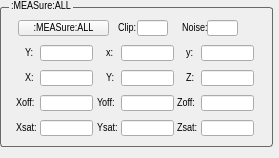
     <widget class="QWidget" name="widget_03_measure_all" native="true">
      <property name="geometry">
       <rect>
        <x>9</x>
        <y>260</y>
        <width>279</width>
        <height>158</height>
       </rect>
      </property>
      <widget class="QGroupBox" name="groupBox_meas_all">
       <property name="geometry">
        <rect>
         <x>0</x>
         <y>0</y>
         <width>273</width>
         <height>147</height>
        </rect>
       </property>
       <property name="font">
        <font>
         <family>Arial Narrow</family>
         <pointsize>8</pointsize>
        </font>
       </property>
       <property name="styleSheet">
        <string notr="true">QGroupBox {

    border: 1px solid gray;
    border-color: #696969;
    border-radius: 3px;
    margin-top: 7px;
}

QGroupBox::title {
    subcontrol-origin: margin;
    left: 9px;
    padding: 0px 1px 0px 1px;
}</string>
       </property>
       <property name="title">
        <string>:MEASure:ALL</string>
       </property>
       <property name="alignment">
        <set>Qt::AlignLeading|Qt::AlignLeft|Qt::AlignVCenter</set>
       </property>
       <widget class="QWidget" name="gridLayoutWidget_10">
        <property name="geometry">
         <rect>
          <x>13</x>
          <y>36</y>
          <width>241</width>
          <height>110</height>
         </rect>
        </property>
        <layout class="QGridLayout" name="gridLayout_3">
         <property name="spacing">
          <number>0</number>
         </property>
         <item row="0" column="2" alignment="Qt::AlignRight">
          <widget class="QLabel" name="label_gain_15">
           <property name="minimumSize">
            <size>
             <width>15</width>
             <height>16</height>
            </size>
           </property>
           <property name="maximumSize">
            <size>
             <width>15</width>
             <height>16</height>
            </size>
           </property>
           <property name="font">
            <font>
             <family>Arial Narrow</family>
             <pointsize>8</pointsize>
            </font>
           </property>
           <property name="text">
            <string>x:</string>
           </property>
          </widget>
         </item>
         <item row="2" column="0" alignment="Qt::AlignRight">
          <widget class="QLabel" name="label_gain_7">
           <property name="minimumSize">
            <size>
             <width>24</width>
             <height>16</height>
            </size>
           </property>
           <property name="maximumSize">
            <size>
             <width>24</width>
             <height>16</height>
            </size>
           </property>
           <property name="font">
            <font>
             <family>Arial Narrow</family>
             <pointsize>8</pointsize>
            </font>
           </property>
           <property name="text">
            <string>Xoff:</string>
           </property>
          </widget>
         </item>
         <item row="0" column="1">
          <widget class="QLineEdit" name="lineEdit_measure_all_Y_2">
           <property name="minimumSize">
            <size>
             <width>53</width>
             <height>16</height>
            </size>
           </property>
           <property name="maximumSize">
            <size>
             <width>53</width>
             <height>16</height>
            </size>
           </property>
           <property name="font">
            <font>
             <family>Arial Narrow</family>
             <pointsize>8</pointsize>
            </font>
           </property>
           <property name="toolTip">
            <string>&lt;html&gt;&lt;head/&gt;&lt;body&gt;&lt;p&gt;&lt;span style=&quot; font-family:Arial Narrow; font-size:9pt; font-weight:600;&quot;&gt;0 - 250.0&lt;/span&gt;&lt;/p&gt;&lt;/body&gt;&lt;/html&gt;</string>
           </property>
           <property name="alignment">
            <set>Qt::AlignLeading|Qt::AlignLeft|Qt::AlignVCenter</set>
           </property>
           <property name="readOnly">
            <bool>true</bool>
           </property>
          </widget>
         </item>
         <item row="2" column="4" alignment="Qt::AlignRight">
          <widget class="QLabel" name="label_gain_9">
           <property name="minimumSize">
            <size>
             <width>24</width>
             <height>16</height>
            </size>
           </property>
           <property name="maximumSize">
            <size>
             <width>24</width>
             <height>16</height>
            </size>
           </property>
           <property name="font">
            <font>
             <family>Arial Narrow</family>
             <pointsize>8</pointsize>
            </font>
           </property>
           <property name="text">
            <string>Zoff:</string>
           </property>
          </widget>
         </item>
         <item row="2" column="5">
          <widget class="QLineEdit" name="lineEdit_measure_all_Zoff">
           <property name="minimumSize">
            <size>
             <width>53</width>
             <height>16</height>
            </size>
           </property>
           <property name="maximumSize">
            <size>
             <width>53</width>
             <height>16</height>
            </size>
           </property>
           <property name="font">
            <font>
             <family>Arial Narrow</family>
             <pointsize>8</pointsize>
            </font>
           </property>
           <property name="toolTip">
            <string>&lt;html&gt;&lt;head/&gt;&lt;body&gt;&lt;p&gt;&lt;span style=&quot; font-family:Arial Narrow; font-size:9pt; font-weight:600;&quot;&gt;0 - 250.0&lt;/span&gt;&lt;/p&gt;&lt;/body&gt;&lt;/html&gt;</string>
           </property>
           <property name="alignment">
            <set>Qt::AlignLeading|Qt::AlignLeft|Qt::AlignVCenter</set>
           </property>
           <property name="readOnly">
            <bool>true</bool>
           </property>
          </widget>
         </item>
         <item row="1" column="5">
          <widget class="QLineEdit" name="lineEdit_measure_all_Z">
           <property name="minimumSize">
            <size>
             <width>53</width>
             <height>16</height>
            </size>
           </property>
           <property name="maximumSize">
            <size>
             <width>53</width>
             <height>16</height>
            </size>
           </property>
           <property name="font">
            <font>
             <family>Arial Narrow</family>
             <pointsize>8</pointsize>
            </font>
           </property>
           <property name="toolTip">
            <string>&lt;html&gt;&lt;head/&gt;&lt;body&gt;&lt;p&gt;&lt;span style=&quot; font-family:Arial Narrow; font-size:9pt; font-weight:600;&quot;&gt;0 - 250.0&lt;/span&gt;&lt;/p&gt;&lt;/body&gt;&lt;/html&gt;</string>
           </property>
           <property name="alignment">
            <set>Qt::AlignLeading|Qt::AlignLeft|Qt::AlignVCenter</set>
           </property>
           <property name="readOnly">
            <bool>true</bool>
           </property>
          </widget>
         </item>
         <item row="0" column="3">
          <widget class="QLineEdit" name="lineEdit_measure_all_x">
           <property name="minimumSize">
            <size>
             <width>53</width>
             <height>16</height>
            </size>
           </property>
           <property name="maximumSize">
            <size>
             <width>53</width>
             <height>16</height>
            </size>
           </property>
           <property name="font">
            <font>
             <family>Arial Narrow</family>
             <pointsize>8</pointsize>
            </font>
           </property>
           <property name="toolTip">
            <string>&lt;html&gt;&lt;head/&gt;&lt;body&gt;&lt;p&gt;&lt;span style=&quot; font-family:Arial Narrow; font-size:9pt; font-weight:600;&quot;&gt;0 - 250.0&lt;/span&gt;&lt;/p&gt;&lt;/body&gt;&lt;/html&gt;</string>
           </property>
           <property name="alignment">
            <set>Qt::AlignLeading|Qt::AlignLeft|Qt::AlignVCenter</set>
           </property>
           <property name="readOnly">
            <bool>true</bool>
           </property>
          </widget>
         </item>
         <item row="1" column="3">
          <widget class="QLineEdit" name="lineEdit_measure_all_Y">
           <property name="minimumSize">
            <size>
             <width>53</width>
             <height>16</height>
            </size>
           </property>
           <property name="maximumSize">
            <size>
             <width>53</width>
             <height>16</height>
            </size>
           </property>
           <property name="font">
            <font>
             <family>Arial Narrow</family>
             <pointsize>8</pointsize>
            </font>
           </property>
           <property name="toolTip">
            <string>&lt;html&gt;&lt;head/&gt;&lt;body&gt;&lt;p&gt;&lt;span style=&quot; font-family:Arial Narrow; font-size:9pt; font-weight:600;&quot;&gt;0 - 250.0&lt;/span&gt;&lt;/p&gt;&lt;/body&gt;&lt;/html&gt;</string>
           </property>
           <property name="alignment">
            <set>Qt::AlignLeading|Qt::AlignLeft|Qt::AlignVCenter</set>
           </property>
           <property name="readOnly">
            <bool>true</bool>
           </property>
          </widget>
         </item>
         <item row="2" column="1">
          <widget class="QLineEdit" name="lineEdit_measure_all_Xoff">
           <property name="minimumSize">
            <size>
             <width>53</width>
             <height>16</height>
            </size>
           </property>
           <property name="maximumSize">
            <size>
             <width>53</width>
             <height>16</height>
            </size>
           </property>
           <property name="font">
            <font>
             <family>Arial Narrow</family>
             <pointsize>8</pointsize>
            </font>
           </property>
           <property name="toolTip">
            <string>&lt;html&gt;&lt;head/&gt;&lt;body&gt;&lt;p&gt;&lt;span style=&quot; font-family:Arial Narrow; font-size:9pt; font-weight:600;&quot;&gt;0 - 250.0&lt;/span&gt;&lt;/p&gt;&lt;/body&gt;&lt;/html&gt;</string>
           </property>
           <property name="alignment">
            <set>Qt::AlignLeading|Qt::AlignLeft|Qt::AlignVCenter</set>
           </property>
           <property name="readOnly">
            <bool>true</bool>
           </property>
          </widget>
         </item>
         <item row="0" column="0" alignment="Qt::AlignRight|Qt::AlignVCenter">
          <widget class="QLabel" name="label_gain_13">
           <property name="minimumSize">
            <size>
             <width>15</width>
             <height>16</height>
            </size>
           </property>
           <property name="maximumSize">
            <size>
             <width>15</width>
             <height>16</height>
            </size>
           </property>
           <property name="font">
            <font>
             <family>Arial Narrow</family>
             <pointsize>8</pointsize>
            </font>
           </property>
           <property name="text">
            <string>Y:</string>
           </property>
          </widget>
         </item>
         <item row="0" column="5">
          <widget class="QLineEdit" name="lineEdit_measure_all_y">
           <property name="minimumSize">
            <size>
             <width>53</width>
             <height>16</height>
            </size>
           </property>
           <property name="maximumSize">
            <size>
             <width>53</width>
             <height>16</height>
            </size>
           </property>
           <property name="font">
            <font>
             <family>Arial Narrow</family>
             <pointsize>8</pointsize>
            </font>
           </property>
           <property name="toolTip">
            <string>&lt;html&gt;&lt;head/&gt;&lt;body&gt;&lt;p&gt;&lt;span style=&quot; font-family:Arial Narrow; font-size:9pt; font-weight:600;&quot;&gt;0 - 250.0&lt;/span&gt;&lt;/p&gt;&lt;/body&gt;&lt;/html&gt;</string>
           </property>
           <property name="alignment">
            <set>Qt::AlignLeading|Qt::AlignLeft|Qt::AlignVCenter</set>
           </property>
           <property name="readOnly">
            <bool>true</bool>
           </property>
          </widget>
         </item>
         <item row="2" column="3">
          <widget class="QLineEdit" name="lineEdit_measure_all_Yoff">
           <property name="minimumSize">
            <size>
             <width>53</width>
             <height>16</height>
            </size>
           </property>
           <property name="maximumSize">
            <size>
             <width>53</width>
             <height>16</height>
            </size>
           </property>
           <property name="font">
            <font>
             <family>Arial Narrow</family>
             <pointsize>8</pointsize>
            </font>
           </property>
           <property name="toolTip">
            <string>&lt;html&gt;&lt;head/&gt;&lt;body&gt;&lt;p&gt;&lt;span style=&quot; font-family:Arial Narrow; font-size:9pt; font-weight:600;&quot;&gt;0 - 250.0&lt;/span&gt;&lt;/p&gt;&lt;/body&gt;&lt;/html&gt;</string>
           </property>
           <property name="alignment">
            <set>Qt::AlignLeading|Qt::AlignLeft|Qt::AlignVCenter</set>
           </property>
           <property name="readOnly">
            <bool>true</bool>
           </property>
          </widget>
         </item>
         <item row="1" column="4" alignment="Qt::AlignRight">
          <widget class="QLabel" name="label_gain_6">
           <property name="minimumSize">
            <size>
             <width>15</width>
             <height>16</height>
            </size>
           </property>
           <property name="maximumSize">
            <size>
             <width>15</width>
             <height>16</height>
            </size>
           </property>
           <property name="font">
            <font>
             <family>Arial Narrow</family>
             <pointsize>8</pointsize>
            </font>
           </property>
           <property name="text">
            <string>Z:</string>
           </property>
          </widget>
         </item>
         <item row="1" column="2" alignment="Qt::AlignRight">
          <widget class="QLabel" name="label_gain_5">
           <property name="minimumSize">
            <size>
             <width>15</width>
             <height>16</height>
            </size>
           </property>
           <property name="maximumSize">
            <size>
             <width>15</width>
             <height>16</height>
            </size>
           </property>
           <property name="font">
            <font>
             <family>Arial Narrow</family>
             <pointsize>8</pointsize>
            </font>
           </property>
           <property name="text">
            <string>Y:</string>
           </property>
          </widget>
         </item>
         <item row="1" column="1">
          <widget class="QLineEdit" name="lineEdit_measure_all_X">
           <property name="minimumSize">
            <size>
             <width>53</width>
             <height>16</height>
            </size>
           </property>
           <property name="maximumSize">
            <size>
             <width>53</width>
             <height>16</height>
            </size>
           </property>
           <property name="font">
            <font>
             <family>Arial Narrow</family>
             <pointsize>8</pointsize>
            </font>
           </property>
           <property name="toolTip">
            <string>&lt;html&gt;&lt;head/&gt;&lt;body&gt;&lt;p&gt;&lt;span style=&quot; font-family:Arial Narrow; font-size:9pt; font-weight:600;&quot;&gt;0 - 250.0&lt;/span&gt;&lt;/p&gt;&lt;/body&gt;&lt;/html&gt;</string>
           </property>
           <property name="alignment">
            <set>Qt::AlignLeading|Qt::AlignLeft|Qt::AlignVCenter</set>
           </property>
           <property name="readOnly">
            <bool>true</bool>
           </property>
          </widget>
         </item>
         <item row="1" column="0" alignment="Qt::AlignRight">
          <widget class="QLabel" name="label_gain_4">
           <property name="minimumSize">
            <size>
             <width>15</width>
             <height>16</height>
            </size>
           </property>
           <property name="maximumSize">
            <size>
             <width>15</width>
             <height>16</height>
            </size>
           </property>
           <property name="font">
            <font>
             <family>Arial Narrow</family>
             <pointsize>8</pointsize>
            </font>
           </property>
           <property name="text">
            <string>X:</string>
           </property>
          </widget>
         </item>
         <item row="2" column="2" alignment="Qt::AlignRight">
          <widget class="QLabel" name="label_gain_8">
           <property name="minimumSize">
            <size>
             <width>24</width>
             <height>16</height>
            </size>
           </property>
           <property name="maximumSize">
            <size>
             <width>24</width>
             <height>16</height>
            </size>
           </property>
           <property name="font">
            <font>
             <family>Arial Narrow</family>
             <pointsize>8</pointsize>
            </font>
           </property>
           <property name="text">
            <string>Yoff:</string>
           </property>
          </widget>
         </item>
         <item row="3" column="0" alignment="Qt::AlignRight">
          <widget class="QLabel" name="label_gain_10">
           <property name="minimumSize">
            <size>
             <width>24</width>
             <height>16</height>
            </size>
           </property>
           <property name="maximumSize">
            <size>
             <width>24</width>
             <height>16</height>
            </size>
           </property>
           <property name="font">
            <font>
             <family>Arial Narrow</family>
             <pointsize>8</pointsize>
            </font>
           </property>
           <property name="text">
            <string>Xsat:</string>
           </property>
          </widget>
         </item>
         <item row="3" column="1">
          <widget class="QLineEdit" name="lineEdit_measure_all_Xsat">
           <property name="minimumSize">
            <size>
             <width>53</width>
             <height>16</height>
            </size>
           </property>
           <property name="maximumSize">
            <size>
             <width>53</width>
             <height>16</height>
            </size>
           </property>
           <property name="font">
            <font>
             <family>Arial Narrow</family>
             <pointsize>8</pointsize>
            </font>
           </property>
           <property name="toolTip">
            <string>&lt;html&gt;&lt;head/&gt;&lt;body&gt;&lt;p&gt;&lt;span style=&quot; font-family:Arial Narrow; font-size:9pt; font-weight:600;&quot;&gt;0 - 250.0&lt;/span&gt;&lt;/p&gt;&lt;/body&gt;&lt;/html&gt;</string>
           </property>
           <property name="alignment">
            <set>Qt::AlignLeading|Qt::AlignLeft|Qt::AlignVCenter</set>
           </property>
           <property name="readOnly">
            <bool>true</bool>
           </property>
          </widget>
         </item>
         <item row="3" column="2" alignment="Qt::AlignRight">
          <widget class="QLabel" name="label_gain_11">
           <property name="minimumSize">
            <size>
             <width>24</width>
             <height>16</height>
            </size>
           </property>
           <property name="maximumSize">
            <size>
             <width>24</width>
             <height>16</height>
            </size>
           </property>
           <property name="font">
            <font>
             <family>Arial Narrow</family>
             <pointsize>8</pointsize>
            </font>
           </property>
           <property name="text">
            <string>Ysat:</string>
           </property>
          </widget>
         </item>
         <item row="3" column="3">
          <widget class="QLineEdit" name="lineEdit_measure_all_Ysat">
           <property name="minimumSize">
            <size>
             <width>53</width>
             <height>16</height>
            </size>
           </property>
           <property name="maximumSize">
            <size>
             <width>53</width>
             <height>16</height>
            </size>
           </property>
           <property name="font">
            <font>
             <family>Arial Narrow</family>
             <pointsize>8</pointsize>
            </font>
           </property>
           <property name="toolTip">
            <string>&lt;html&gt;&lt;head/&gt;&lt;body&gt;&lt;p&gt;&lt;span style=&quot; font-family:Arial Narrow; font-size:9pt; font-weight:600;&quot;&gt;0 - 250.0&lt;/span&gt;&lt;/p&gt;&lt;/body&gt;&lt;/html&gt;</string>
           </property>
           <property name="alignment">
            <set>Qt::AlignLeading|Qt::AlignLeft|Qt::AlignVCenter</set>
           </property>
           <property name="readOnly">
            <bool>true</bool>
           </property>
          </widget>
         </item>
         <item row="3" column="4" alignment="Qt::AlignRight">
          <widget class="QLabel" name="label_gain_12">
           <property name="minimumSize">
            <size>
             <width>24</width>
             <height>16</height>
            </size>
           </property>
           <property name="maximumSize">
            <size>
             <width>24</width>
             <height>16</height>
            </size>
           </property>
           <property name="font">
            <font>
             <family>Arial Narrow</family>
             <pointsize>8</pointsize>
            </font>
           </property>
           <property name="text">
            <string>Zsat:</string>
           </property>
          </widget>
         </item>
         <item row="3" column="5">
          <widget class="QLineEdit" name="lineEdit_measure_all_Zsat">
           <property name="minimumSize">
            <size>
             <width>53</width>
             <height>16</height>
            </size>
           </property>
           <property name="maximumSize">
            <size>
             <width>53</width>
             <height>16</height>
            </size>
           </property>
           <property name="font">
            <font>
             <family>Arial Narrow</family>
             <pointsize>8</pointsize>
            </font>
           </property>
           <property name="toolTip">
            <string>&lt;html&gt;&lt;head/&gt;&lt;body&gt;&lt;p&gt;&lt;span style=&quot; font-family:Arial Narrow; font-size:9pt; font-weight:600;&quot;&gt;0 - 250.0&lt;/span&gt;&lt;/p&gt;&lt;/body&gt;&lt;/html&gt;</string>
           </property>
           <property name="alignment">
            <set>Qt::AlignLeading|Qt::AlignLeft|Qt::AlignVCenter</set>
           </property>
           <property name="readOnly">
            <bool>true</bool>
           </property>
          </widget>
         </item>
         <item row="0" column="4" alignment="Qt::AlignRight">
          <widget class="QLabel" name="label_gain_20">
           <property name="minimumSize">
            <size>
             <width>15</width>
             <height>16</height>
            </size>
           </property>
           <property name="maximumSize">
            <size>
             <width>15</width>
             <height>16</height>
            </size>
           </property>
           <property name="font">
            <font>
             <family>Arial Narrow</family>
             <pointsize>8</pointsize>
            </font>
           </property>
           <property name="text">
            <string>y:</string>
           </property>
          </widget>
         </item>
        </layout>
       </widget>
       <widget class="QPushButton" name="pushButton_measure_all">
        <property name="geometry">
         <rect>
          <x>18</x>
          <y>20</y>
          <width>91</width>
          <height>16</height>
         </rect>
        </property>
        <property name="minimumSize">
         <size>
          <width>91</width>
          <height>16</height>
         </size>
        </property>
        <property name="maximumSize">
         <size>
          <width>91</width>
          <height>16</height>
         </size>
        </property>
        <property name="font">
         <font>
          <family>Arial Narrow</family>
          <pointsize>8</pointsize>
         </font>
        </property>
        <property name="text">
         <string>:MEASure:ALL</string>
        </property>
       </widget>
       <widget class="QWidget" name="horizontalLayoutWidget_2">
        <property name="geometry">
         <rect>
          <x>87</x>
          <y>16</y>
          <width>151</width>
          <height>24</height>
         </rect>
        </property>
        <layout class="QHBoxLayout" name="horizontalLayout">
         <property name="spacing">
          <number>0</number>
         </property>
         <item>
          <layout class="QHBoxLayout" name="horizontalLayout_8">
           <property name="spacing">
            <number>0</number>
           </property>
           <item>
            <spacer name="horizontalSpacer_7">
             <property name="orientation">
              <enum>Qt::Horizontal</enum>
             </property>
             <property name="sizeHint" stdset="0">
              <size>
               <width>58</width>
               <height>20</height>
              </size>
             </property>
            </spacer>
           </item>
           <item alignment="Qt::AlignRight">
            <widget class="QLabel" name="label_gain_16">
             <property name="minimumSize">
              <size>
               <width>19</width>
               <height>16</height>
              </size>
             </property>
             <property name="maximumSize">
              <size>
               <width>19</width>
               <height>16</height>
              </size>
             </property>
             <property name="font">
              <font>
               <family>Arial Narrow</family>
               <pointsize>8</pointsize>
              </font>
             </property>
             <property name="text">
              <string>Clip:</string>
             </property>
            </widget>
           </item>
           <item>
            <widget class="QLineEdit" name="lineEdit_measure_all_clip">
             <property name="minimumSize">
              <size>
               <width>31</width>
               <height>16</height>
              </size>
             </property>
             <property name="maximumSize">
              <size>
               <width>31</width>
               <height>16</height>
              </size>
             </property>
             <property name="font">
              <font>
               <family>Arial Narrow</family>
               <pointsize>8</pointsize>
              </font>
             </property>
             <property name="toolTip">
              <string>&lt;html&gt;&lt;head/&gt;&lt;body&gt;&lt;p&gt;&lt;span style=&quot; font-family:Arial Narrow; font-size:9pt; font-weight:600;&quot;&gt;1 - 255&lt;/span&gt;&lt;/p&gt;&lt;/body&gt;&lt;/html&gt;</string>
             </property>
             <property name="alignment">
              <set>Qt::AlignLeading|Qt::AlignLeft|Qt::AlignVCenter</set>
             </property>
             <property name="readOnly">
              <bool>true</bool>
             </property>
            </widget>
           </item>
          </layout>
         </item>
         <item>
          <layout class="QHBoxLayout" name="horizontalLayout_9">
           <property name="spacing">
            <number>0</number>
           </property>
           <item>
            <spacer name="horizontalSpacer_5">
             <property name="orientation">
              <enum>Qt::Horizontal</enum>
             </property>
             <property name="sizeHint" stdset="0">
              <size>
               <width>40</width>
               <height>20</height>
              </size>
             </property>
            </spacer>
           </item>
           <item>
            <widget class="QLabel" name="label_gain_17">
             <property name="minimumSize">
              <size>
               <width>25</width>
               <height>16</height>
              </size>
             </property>
             <property name="maximumSize">
              <size>
               <width>25</width>
               <height>16</height>
              </size>
             </property>
             <property name="font">
              <font>
               <family>Arial Narrow</family>
               <pointsize>8</pointsize>
              </font>
             </property>
             <property name="text">
              <string>Noise:</string>
             </property>
            </widget>
           </item>
           <item>
            <widget class="QLineEdit" name="lineEdit_measure_all_noise">
             <property name="minimumSize">
              <size>
               <width>31</width>
               <height>16</height>
              </size>
             </property>
             <property name="maximumSize">
              <size>
               <width>31</width>
               <height>16</height>
              </size>
             </property>
             <property name="font">
              <font>
               <family>Arial Narrow</family>
               <pointsize>8</pointsize>
              </font>
             </property>
             <property name="toolTip">
              <string>&lt;html&gt;&lt;head/&gt;&lt;body&gt;&lt;p&gt;&lt;span style=&quot; font-family:Arial Narrow; font-size:9pt; font-weight:600;&quot;&gt;1 - 255&lt;/span&gt;&lt;/p&gt;&lt;/body&gt;&lt;/html&gt;</string>
             </property>
             <property name="alignment">
              <set>Qt::AlignLeading|Qt::AlignLeft|Qt::AlignVCenter</set>
             </property>
             <property name="readOnly">
              <bool>true</bool>
             </property>
            </widget>
           </item>
          </layout>
         </item>
        </layout>
       </widget>
      </widget>
     </widget>
